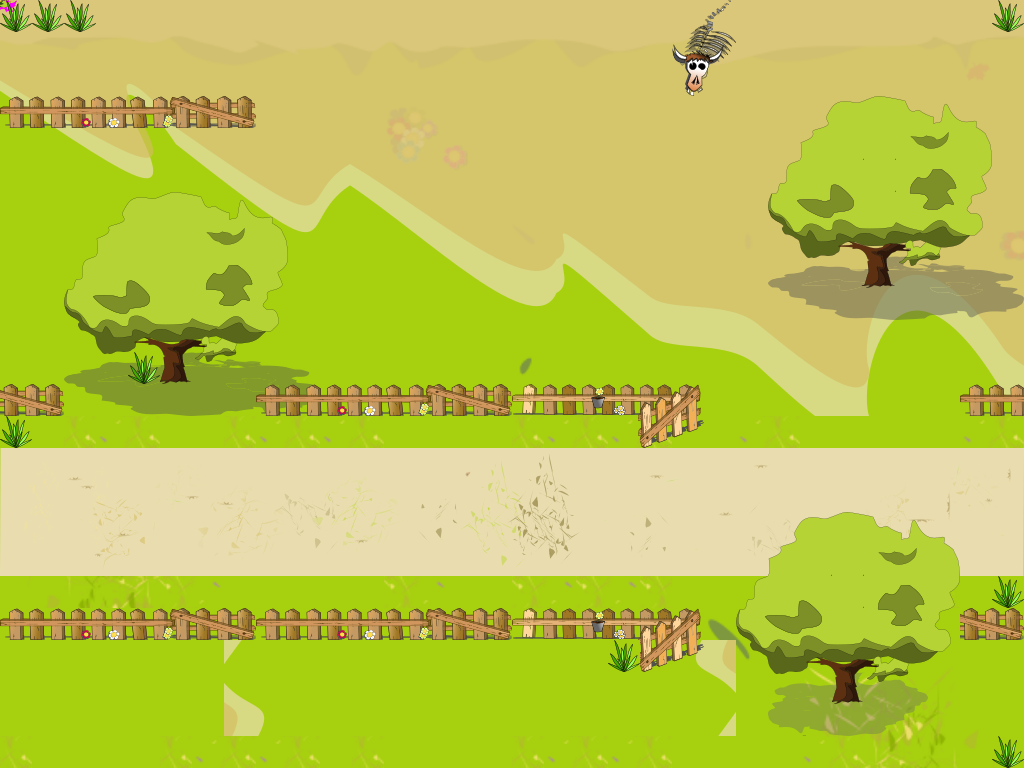

Below is a game level as drawn by its tile map, then a one-line description and the .tmx that defines it (tile-layer data replaced by summaries):
An orthogonal 32x24 tile map with 32x32 px tiles, 5 tile layers (terreno, margem, road, intermediaria, ...), 14 tilesets.

<map version="1.0" orientation="orthogonal" renderorder="right-down" width="32" height="24" tilewidth="32" tileheight="32" nextobjectid="1">
 <tileset firstgid="1" name="tree1" tilewidth="32" tileheight="32" tilecount="42">
  <image source="tree1.png" width="224" height="192" />
 </tileset>
 <tileset firstgid="43" name="tree1_sombra" tilewidth="32" tileheight="32" tilecount="16">
  <image source="tree1_sombra.png" width="256" height="64" />
 </tileset>
 <tileset firstgid="59" name="skull2" tilewidth="32" tileheight="32" tilecount="2">
  <image source="skull2.png" width="64" height="32" />
 </tileset>
 <tileset firstgid="61" name="terreno" tilewidth="32" tileheight="32" tilecount="2028">
  <image source="terreno.png" width="1676" height="1257" />
 </tileset>
 <tileset firstgid="2089" name="tree2" tilewidth="32" tileheight="32" tilecount="25">
  <image source="tree2.png" width="160" height="160" />
 </tileset>
 <tileset firstgid="2114" name="tree2_sombra" tilewidth="32" tileheight="32" tilecount="10">
  <image source="tree2_sombra.png" width="160" height="64" />
 </tileset>
 <tileset firstgid="2124" name="estrada1BarroHoriz" tilewidth="32" tileheight="32" tilecount="128">
  <image source="estrada1BarroHoriz.png" width="1024" height="128" />
 </tileset>
 <tileset firstgid="2252" name="terreno" tilewidth="32" tileheight="32" tilecount="2028">
  <image source="terreno.png" width="1676" height="1257" />
 </tileset>
 <tileset firstgid="4280" name="tree1" tilewidth="32" tileheight="32" tilecount="42">
  <image source="tree1.png" width="224" height="192" />
 </tileset>
 <tileset firstgid="4322" name="cerca_frente_fechada" tilewidth="32" tileheight="32" tilecount="8">
  <image source="cerca_frente_fechada.png" width="257" height="32" />
 </tileset>
 <tileset firstgid="4330" name="cerca_frente_aberta" tilewidth="32" tileheight="32" tilecount="12">
  <image source="cerca_frente_aberta.png" width="192" height="64" />
 </tileset>
 <tileset firstgid="4342" name="skull" tilewidth="32" tileheight="32" tilecount="6">
  <image source="skull.png" width="64" height="96" />
 </tileset>
 <tileset firstgid="4348" name="terreno" tilewidth="32" tileheight="32" tilecount="2028">
  <image source="terreno.png" width="1676" height="1257" />
 </tileset>
 <tileset firstgid="6376" name="grama2" tilewidth="32" tileheight="32" tilecount="1">
  <image source="grama2.png" width="32" height="32" />
 </tileset>
 <layer name="terreno" width="32" height="24">
  <data>[768 cells, 768 non-empty, 729 distinct tile ids]</data>
 </layer>
 <layer name="margem" width="32" height="24">
  <data>[768 cells, 112 non-empty, 51 distinct tile ids]</data>
 </layer>
 <layer name="road" width="32" height="24">
  <data>[768 cells, 128 non-empty, 128 distinct tile ids]</data>
 </layer>
 <layer name="intermediaria" width="32" height="24">
  <data>[768 cells, 108 non-empty, 34 distinct tile ids]</data>
 </layer>
 <layer name="colisao" width="32" height="24">
  <data>[768 cells, 74 non-empty, 24 distinct tile ids]</data>
 </layer>
</map>
